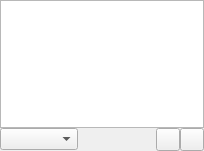
<?xml version="1.0" encoding="UTF-8"?>
<ui version="4.0">
 <class>AlbumsPage</class>
 <widget class="QWidget" name="AlbumsPage">
  <property name="geometry">
   <rect>
    <x>0</x>
    <y>0</y>
    <width>204</width>
    <height>151</height>
   </rect>
  </property>
  <layout class="QVBoxLayout" name="vlayout">
   <property name="spacing">
    <number>0</number>
   </property>
   <property name="margin">
    <number>0</number>
   </property>
   <item>
    <widget class="ItemView" name="view"/>
   </item>
   <item>
    <layout class="QHBoxLayout" name="hlayout">
     <property name="spacing">
      <number>0</number>
     </property>
     <property name="margin">
      <number>0</number>
     </property>
     <item>
      <widget class="GenreCombo" name="genreCombo"/>
     </item>
     <item>
      <widget class="SizeWidget" name="sizeWidget"/>
     </item>
     <item>
      <widget class="ToolButton" name="addToPlayQueue"/>
     </item>
     <item>
      <widget class="ToolButton" name="replacePlayQueue"/>
     </item>
    </layout>
   </item>
  </layout>
 </widget>
 <customwidgets>
  <customwidget>
   <class>ItemView</class>
   <extends>QTreeView</extends>
   <header>itemview.h</header>
  </customwidget>
  <customwidget>
   <class>GenreCombo</class>
   <extends>QComboBox</extends>
   <header>genrecombo.h</header>
  </customwidget>
  <customwidget>
   <class>ToolButton</class>
   <extends>QToolButton</extends>
   <header>toolbutton.h</header>
  </customwidget>
  <customwidget>
   <class>SizeWidget</class>
   <extends>QWidget</extends>
   <header>sizewidget.h</header>
  </customwidget>
 </customwidgets>
 <resources/>
 <connections/>
</ui>
